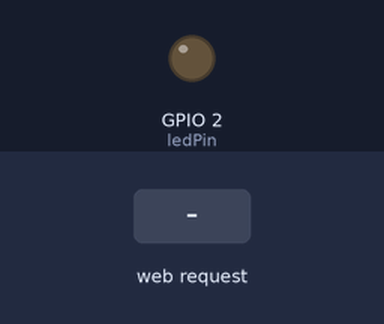
A sketch run on a simulated ESP32. Parts: output pins drawn as LEDs (lit = HIGH). The test bench sets the inputs (shaded band). Storage starts empty; what the sketch prints to the serial monitor is not drawn.

Above: at 1.2 s.
1.3 s: HTTP request GET /on received
At 2.5 s:
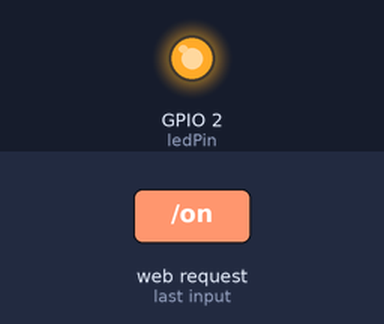
2.8 s: HTTP request GET /off received
At 3.9 s:
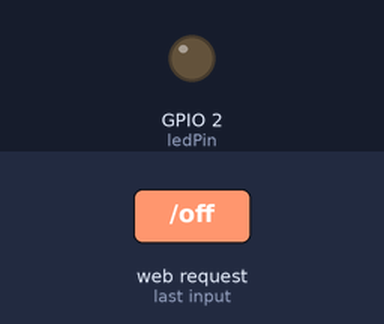
Timing chart, 0 to 5.8 s (numbered marks = the images above; inputs shaded):
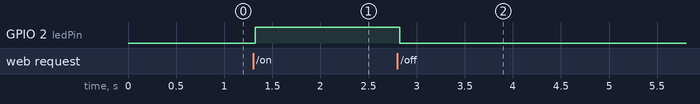

Measured:
- after the input at 1.3 s, GPIO 2 (ledPin): LOW → HIGH at once
- after the input at 2.8 s, GPIO 2 (ledPin): HIGH → LOW at once

The sketch:

WebserverAP.ino
```cpp
#include <WiFi.h>
#include <WiFiClient.h>
#include <WiFiAP.h>

#include <ESPAsyncWebServer.h>
#include <SPIFFS.h>

const char* ssid     = "ACA";
const char* password = "123456789";

AsyncWebServer server(80);

#define ledPin  2    // LED en terminal 2
String ledState;

// Replaces placeholder with LED state value
String processor(const String& var){
  Serial.println(var);
  if(var == "STATE"){
    if(digitalRead(ledPin)){
      ledState = "ON";
    }
    else{
      ledState = "OFF";
    }
    Serial.print(ledState);
    return ledState;
  }
  return String();
}


void setup() {
  Serial.begin(115200);
  pinMode(ledPin, OUTPUT);

   // Initialize SPIFFS
  if(!SPIFFS.begin(true)){
    Serial.println("An Error has occurred while mounting SPIFFS");
    return;
  }

// Conecta a la red wifi.
  Serial.println();
  Serial.print("Configurando Punto de Acceso:  ");
  Serial.println(ssid);

  WiFi.softAP(ssid, password);
  IPAddress myIP = WiFi.softAPIP();
  // Esta es la IP
  Serial.print("Esta es la IP para conectar: ");
  Serial.print("http://");
  Serial.println(myIP);

  // Route for root / web page
  server.on("/", HTTP_GET, [](AsyncWebServerRequest *request){
    request->send(SPIFFS, "/index.html", String(), false, processor);
  });

  // Route to load style.css file
  server.on("/style.css", HTTP_GET, [](AsyncWebServerRequest *request){
    request->send(SPIFFS, "/style.css", "text/css");
  });

  // Route to set GPIO to HIGH
  server.on("/on", HTTP_GET, [](AsyncWebServerRequest *request){
    digitalWrite(ledPin, HIGH);
    request->send(SPIFFS, "/index.html", String(), false, processor);
  });

  // Route to set GPIO to LOW
  server.on("/off", HTTP_GET, [](AsyncWebServerRequest *request){
    digitalWrite(ledPin, LOW);
    request->send(SPIFFS, "/index.html", String(), false, processor);
  });

  // Start server
  server.begin();

}

void loop() {


}
```
